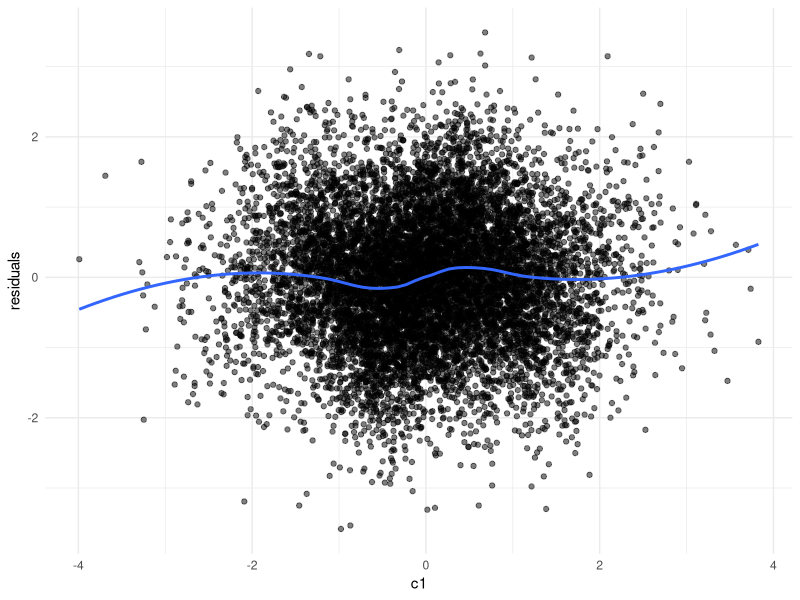

The R source for this figure:
# reproducibility
set.seed(427) 

# load required libraries
library(mvtnorm)
library(psych)                                             # for descriptives
library(lavaan)                                            # for fitting CLPM
library(tidyverse)

### CLPM parameters ###
N <- 100000                                                # number of people
T <- 5                                                     # number of time points

ax <- 0.25                                                 # effect of X_(t-1) on X_t
ay <- 0.25                                                 # effect of Y_(t-1) on Y_t
bx <- 0.10                                                 # effect of Y_(t-1) on X_t
by <- 0.10                                                 # effect of X_(t-1) on Y_t
rho <- 0.30                                                # residual correlation of innovations
                                                          
# create the path matrix A from these effects
A <- matrix(c(ax, by, 
              bx, ay), 
            nrow = 2, byrow = TRUE)

### confounder parameters ###
k_lin <- 3                                                 # number of "linear" confounders (baseline C1..C3)

# baseline linear effects of confounders on X_t and Y_t
gamma_x_lin <- c(0.30, 0.20, 0.10)                         # effect of confounders on X_t
gamma_y_lin <- c(0.30, 0.20, 0.10)                         # effect of confounders on Y_t

# we are now going to add a nonlinear (sinusoidal) transformation of the confounders
# to simulate a non-linear confounding effect
# frequency of the oscillation (how fast the sine wave oscillates)
omega <- 3

# simulate base confounders: C1..C3 ~ N(0,1), independent
Psi_base <- diag(rep(1, k_lin))                            # variance-covariance matrix of base confounders (I in this case)
U_lin <- rmvnorm(N, 
                 mean  = rep(0, k_lin),                    # mean of confounders = 0, since we want standardised effect sizes
                 sigma = Psi_base)

# build sinusoidal transforms S_j = scaled sin(omega * C_j)
# so each has mean ~0 and var ~1
# we also remove the linear part of C_j from S_j, so no dependency remains between the two (orthogonalization).
# this will later be useful to separate linear and non-linear effects
# when we want to calculate a measure of non-linearity later.
U_sin <- apply(U_lin, 2, function(col) {

  # raw sinusoidal transform of each confounder
  z_raw <- sin(omega * col)

  # remove the linear part of col (orthogonalize wrt the linear confounder)
  z_perp <- resid(lm(z_raw ~ col))

  # scale the variables such that they have mean 0 and variance 1
  as.numeric(scale(z_perp, center = TRUE, scale = TRUE))
})


# name the confounder columns to distinguish linear and sinusoidal parts
colnames(U_lin) <- paste0("c", 1:k_lin)                    # C1, C2, C3
colnames(U_sin) <- paste0("c", 1:k_lin, "_sin")            # S1, S2, S3 (nonlinear parts)

# combine linear and sinusoidal confounders into one matrix U
# columns: first the k_lin linear confounders, then k_lin sinusoidal confounders
U <- cbind(U_lin, U_sin)                                   # N x k, where k = 2 * k_lin

# total number of confounder variables (C and sinusoid versions)
k <- ncol(U)

# empirical var-cov matrix of all confounders
Psi <- cov(U)

# effects for the sinusoidal parts on X and Y
# larger effects mean: greater non-linearity in the confounding
gamma_x_sin <- c(0.15, 0.10, 0.05)
gamma_y_sin <- c(0.15, 0.10, 0.05)

# order of entries in gamma_x / gamma_y corresponds to the column order in U:
# (C1, C2, C3, S1, S2, S3)
gamma_x <- c(gamma_x_lin, gamma_x_sin)
gamma_y <- c(gamma_y_lin, gamma_y_sin)

# 2 x k effect matrix from all confounders to (X, Y)
B <- rbind(gamma_x, gamma_y)

### varcov matrixes ###
# we want the variance of each variable to be 1
S_target <- diag(2)                                        # since we have two variables, X and Y, we create a 2x2 identity matrix. This assumes NO covariance between X and Y
                                                           # further than the effects that were specified before

# variance contributed by confounders:
# S_U = B * Psi * B'
S_U  <- B %*% Psi %*% t(B)

# function to find the required covariance between X and Y
# such that the innovation correlation is rho

find_c <- function(A, S_U, rho) {

  # function of c: difference between actual innovation correlation and target rho
  # we need to calculate how much covariance is induced by c and the lagged relationships
  f <- function(c) {

    # target stationary covariance of (X_t, Y_t)
    # the variances are 1 since we specified them to be
    # and the covariance is c, which we are searching for
    S_target_c <- matrix(c(1, c,
                           c, 1),
                         nrow = 2, byrow = TRUE)
    
    # dynamic part variance
    # first we get rid of the confounder-induced variance
    S_dyn_c <- S_target_c - S_U
    
    # now we can compute the innovation covariance matrix
    # based on the stationarity constraints
    Sigma_e_c <- S_dyn_c - t(A) %*% S_dyn_c %*% A
    
    # compute correlation of innovations
    # the variance of innovations of X is v1
    v1 <- Sigma_e_c[1, 1]
    # the variance of innovations of Y is v2
    v2 <- Sigma_e_c[2, 2]
    # their covariance is cov12
    cov12 <- Sigma_e_c[1, 2]
    # their correlation is then:
    corr_e <- cov12 / sqrt(v1 * v2)
    
    # this is then the difference between the desired correlation and the actual correlation
    corr_e - rho
  }

  # now this function f(c) should be zero when we have found the correct c
  # as such we can look for the value of c that makes f(c) = 0.
  uniroot(f, interval = c(-0.99, 0.99))$root
}

# use the function to find the required covariance between X and Y
c_stat <- find_c(A, S_U, rho)

# overwrite S_target to include the stationary covariance between X and Y
S_target <- matrix(c(1, c_stat,
                     c_stat, 1),
                   nrow = 2, byrow = TRUE)

# variance by the dynamic process:
S_dyn <- S_target - S_U

# check positive semidefinite
eS <- eigen((S_dyn + t(S_dyn))/2)$values
eS[eS<1e-10]

# innovation covariance matrix
Sigma_e <- S_dyn - t(A) %*% S_dyn %*% A
Sigma_e <- (Sigma_e + t(Sigma_e))/2

# For t = 1, no carryover
Sigma_e1 <- S_dyn
Sigma_e1 <- (Sigma_e1 + t(Sigma_e1))/2

#  for t = 1: no lag yet, so Ddyn = e1 with Sigma_e1
Ddyn <- rmvnorm(N,                            
  mean  = c(0,0),                              
  sigma = Sigma_e1)                            

# initialise df with N rows and 2*T + k columns. 2*T for X and Y, k for confounders
df <- matrix(NA, nrow = N, ncol = 2*T + k)
colnames(df) <- c(paste0("x", 1:T),
                  paste0("y", 1:T),
                  colnames(U))

# save the confounders (C1..C3 and S1..S3)
df[, (2*T + 1):(2*T + k)] <- U

# first wave: add direct confounder effects
obs1 <- Ddyn + U %*% t(B)

df[, 1]    <- obs1[, 1] 
df[, 1+T ] <- obs1[, 2]

# subsequent waves
for(i in 2:T){ 
  Ddyn <- Ddyn %*% t(A) + rmvnorm(N, sigma = Sigma_e) 
  obs  <- Ddyn + U %*% t(B) 
  df[, i]    <- obs[, 1] 
  df[, i+T ] <- obs[, 2] 
}

# checks
round(apply(df, 2, var), 3)
sigma <- cov(df)
round(sigma, 3)
describe(df)

# quick residual check for nonlinearity
df_sample <- df[sample(1:nrow(df), 10000), ]
lm_fit <- lm(x1 ~ c1, data = as.data.frame(df_sample))
residuals <- lm_fit$residuals

ggplot(df_sample, aes(x = c1, y = residuals)) +
  geom_point(alpha = 0.5) +
  geom_smooth(method = "loess", se = FALSE) +
  theme_minimal()
